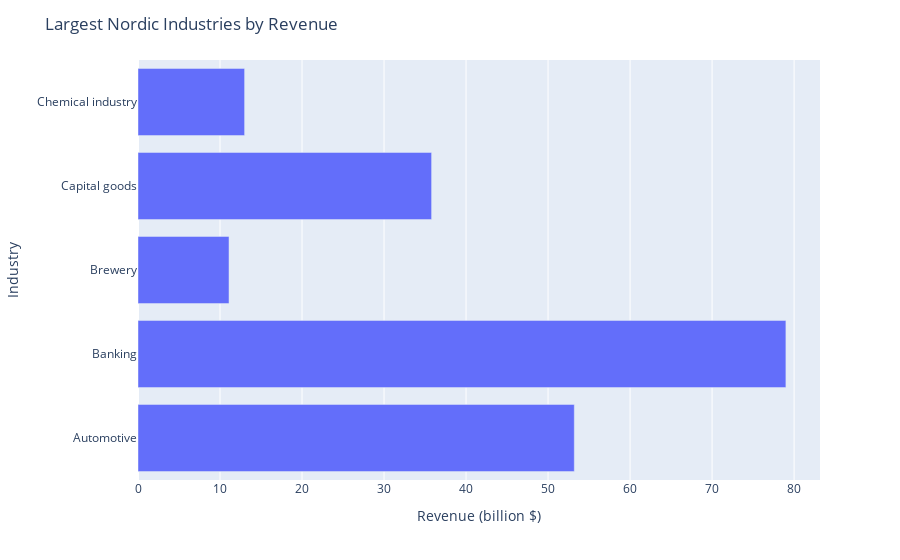

Notebook cell for this chart:
### Code cell
fig = px.bar(
        df_grouped.head(),
        y="Industry",
        x="Revenue (billion $)",
    )

fig.update_layout(
    title="Largest Nordic Industries by Revenue",
)
fig.show()

### Figure 1 — Plotly figure (JSON) as saved in the notebook; plotly's stock layout.template omitted (floating-point values rounded to 4 significant figures)
{"data": [{"hovertemplate": "Revenue (billion $)=%{x}<br>Industry=%{y}<extra></extra>", "legendgroup": "", "marker": {"color": "#636efa", "pattern": {"shape": ""}}, "name": "", "orientation": "h", "showlegend": false, "textposition": "auto", "type": "bar", "x": [53.2, 79.0, 11.1, 35.8, 13.0], "xaxis": "x", "y": ["Automotive", "Banking", "Brewery", "Capital goods", "Chemical industry"], "yaxis": "y"}], "layout": {"barmode": "relative", "legend": {"tracegroupgap": 0}, "margin": {"t": 60}, "title": {"text": "Largest Nordic Industries by Revenue"}, "xaxis": {"anchor": "y", "domain": [0, 1], "title": {"text": "Revenue (billion $)"}}, "yaxis": {"anchor": "x", "domain": [0, 1], "title": {"text": "Industry"}}}}
